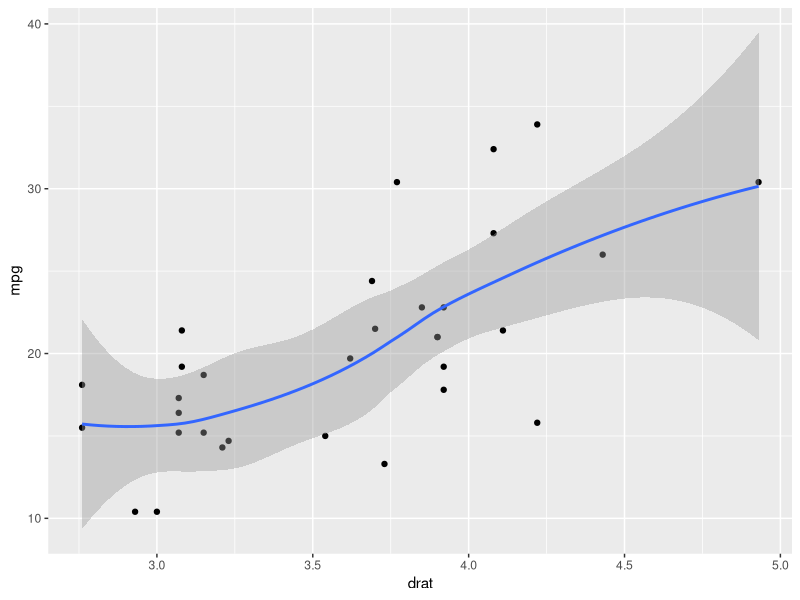

Generate this figure with R:
## ---- chunk 1
library(tidyverse)
mtcars %>% 
  ggplot(aes(x = drat, y = mpg)) + 
    geom_point() + 
    geom_smooth()
